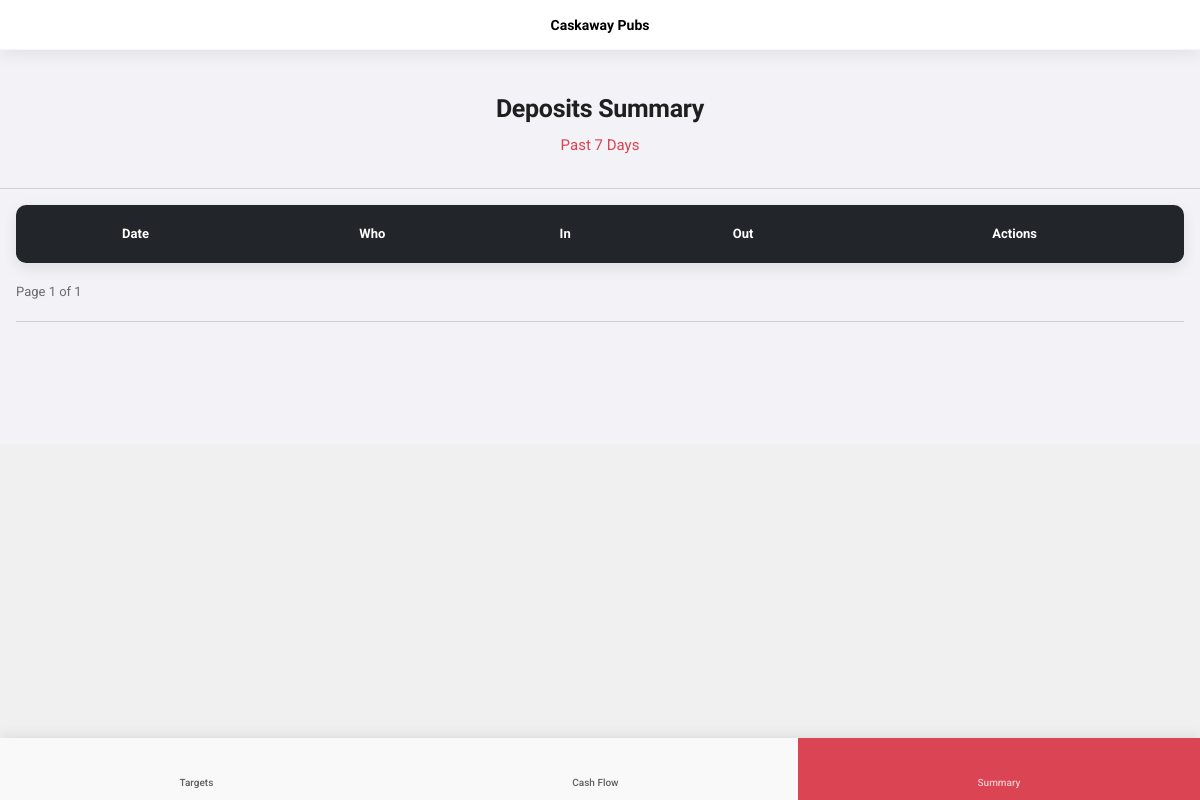
/finance/deposits_summary/ (signed in), run on an earlier commit of the app's database.
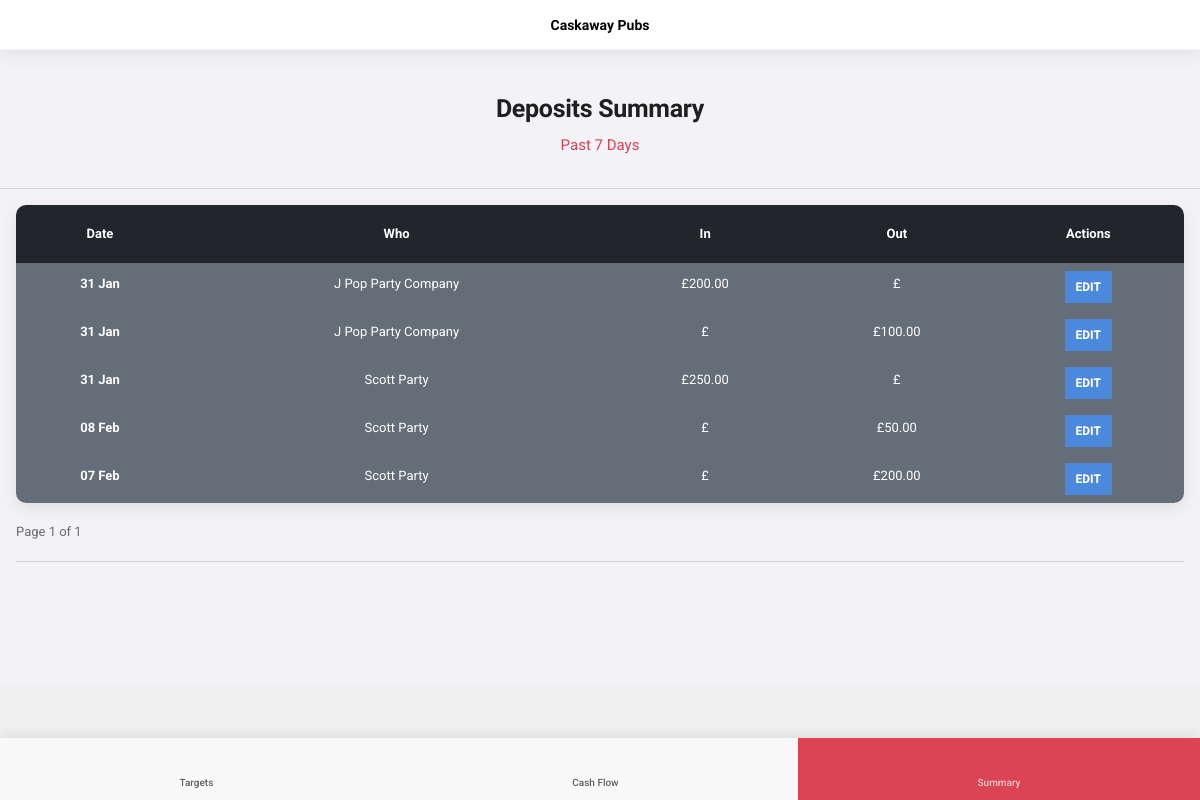
And on a later commit of the database.
### app_finance/models.py (models this page shows, shortened)
class DepositsTaken(models.Model):
    user = models.ForeignKey(User, on_delete=models.CASCADE)
    site = models.ForeignKey(Sites, on_delete=models.CASCADE)
    date = models.ForeignKey(DateTable, on_delete=models.CASCADE)
    who = models.CharField(max_length=255)
    notes = models.TextField()
    amount_in = models.DecimalField(max_digits=10, decimal_places=2)
    class Meta:
        verbose_name_plural = "deposits_taken"
    def __str__(self):
        return f'{self.who}'

class DateTable(models.Model):
    date = models.TextField(db_column='Date', blank=True, null=True)  # Field name made lowercase. This field type is a guess.
    day = models.TextField(db_column='Day', blank=True, null=True)  # Field name made lowercase.
    week = models.IntegerField(db_column='Week', blank=True, null=True)  # Field name made lowercase.
    month = models.IntegerField(db_column='Month', blank=True, null=True)  # Field name made lowercase.
    year = models.IntegerField(db_column='Year', blank=True, null=True)  # Field name made lowercase.
    quarter = models.IntegerField(db_column='Quarter', blank=True, null=True)  # Field name made lowercase.
    class Meta:
        managed = False
        db_table = 'date_table'

class DepositsReturned(models.Model):
    user = models.ForeignKey(User, on_delete=models.CASCADE)
    site = models.ForeignKey(Sites, on_delete=models.CASCADE)
    date = models.ForeignKey(DateTable, on_delete=models.CASCADE)
    who = models.ForeignKey(DepositsTaken, on_delete=models.CASCADE)
    notes = models.TextField()
    amount_out = models.DecimalField(max_digits=10, decimal_places=2)
    class Meta:
        verbose_name_plural = "deposits_returned"

### app_finance/views.py (the view)
# urls.py: path('deposits_summary/', views.deposits_summary, name='deposits-summary'),
@login_required(login_url='login_users')
def deposits_summary(request):
    user = request.user.pk
    site = Sites.objects.get(user_id=user).pk
    q1 = DepositsTaken.objects.filter(site_id=site)
    q2 = DepositsReturned.objects.filter(site_id=site)
    query = list(chain(q1, q2))
    q = sorted(query, key=lambda x: x.id)
    p = Paginator(q, 5)
    page = request.GET.get('page')
    deposits_pages = p.get_page(page)
    context = {
        'deposits_pages': deposits_pages,
        'navbar': 'summary',
    }
    return render(request, "app_finance/deposits_summary.html", context)

### app_finance/models.py (called while the page is built)
    def __str__(self):
        return self.type

    def __str__(self):
        return f'{self.name} - {self.agreement}'

### app_static/context_processors.py (called while the page is built)
def extras(request):
    if 'admin' in request.META['PATH_INFO']:
        return {}
    elif request.user.is_authenticated:
        current_user = request.user
        site = Sites.objects.get(user_id=current_user)
        return {'site': site}
    else:
        return {}

### app_finance/templates/app_finance/deposits_summary.html (shortened to what this page needs)
{% extends "base.html" %}
{% block menuBottom %}
        <div id="footer-bar" class="footer-bar-2">
            <a href="{% url 'targets' %}" class="{% if navbar == 'targets' %}active-nav{% endif %}">
                <i class="fa fa-bullseye"></i><span>Targets</span></a>
            <a href="{% url 'financeHome' %}" class="{% if navbar == 'finance' %}active-nav{% endif %}">
                <i class="fa fa-wallet"></i><span>Cash Flow</span><strong></strong></a>
            <a href="#" data-menu="menu-group-summary" class="{% if navbar == 'summary' %}active-nav{% endif %}">
                <i class="fa fa-chart-line"></i><span>Summary</span></a>
        </div>
    {% endblock %}
{% block content %}
    <div class="ps-3 pe-3 mt-4 text-center">
        <h1 class="font-800 font-25 mb-1">Deposits Summary</h1>
        <p class="color-highlight font-15 mt-2">Past 7 Days</p>
    </div>
    <hr>
    <div class="ps-3 pe-3">
    <table class="table table-borderless text-center rounded-sm shadow-l" style="overflow: hidden;">
        <thead>
            <tr>
                <th scope="col" class="bg-night-light border-dark-dark py-3 color-white">Date</th>
                <th scope="col" class="bg-night-light border-dark-dark py-3 color-white">Who</th>
                <th scope="col" class="bg-night-light border-dark-dark py-3 color-white">In</th>
                <th scope="col" class="bg-night-light border-dark-dark py-3 color-white">Out</th>
                <th scope="col" class="bg-night-light border-dark-dark py-3 color-white">Actions</th>
            </tr>
        </thead>
        <tbody class="bg-dark-light">
       {% for x in deposits_pages %}
            <tr>
                <th scope="row">{{ x.date.date|date:"d M" }}</th>
                <td>{{ x.who }}</td>
                <td>&pound;{{ x.amount_in }}</td>
                <td>&pound;{{ x.amount_out }}</td>
                <td><a href="{% url 'update-epos' x.id %}" id="{{ x.id }}" class="btn btn-xxs shadow-sm text-uppercase font-800 bg-blue-dark">Edit</a></td>
            </tr>
        {% endfor %}
        </tbody>
    </table>
    Page {{ deposits_pages.number }} of {{ deposits_pages.paginator.num_pages }}
    <hr>
    <br>
{% endblock %}

### templates/base.html (shortened to what this page needs)
{% load static %}
<!DOCTYPE HTML>
<html lang="en">
<head>
<link rel="stylesheet" type="text/css" href="{% static 'styles/bootstrap.css' %}">
<link rel="stylesheet" type="text/css" href="{% static 'styles/style.css' %}">
<link rel="stylesheet" type="text/css" href="{% static 'fonts/css/fontawesome-all.min.css' %}">
</head>
<body class="theme-light" data-highlight="highlight-red" data-gradient="body-default">
<div id="page">
    {% block menuTop %}
        <div class="header header-fixed header-logo-center">
            <a href="{% url 'index' %}" class="header-title">Caskaway Pubs</a>
            <a href="#" data-back-button class="header-icon header-icon-1"><i class="fas fa-arrow-left"></i></a>
            <a href="#" data-menu="menu-sidebar" class="header-icon header-icon-4"><i class="fa fa-align-left font-12 color-gray-dark"></i></a>
        </div>
    {% endblock %}
    {% block menuBottom %}
    {% endblock %}
    <div class="page-content header-clear-medium">
            {% block content %}
            {% endblock %}
    </div>
</div>
</body>

What changed in the data, as far as the page shows it:
added DepositsTaken: date "31 Jan", who "J Pop Party Company", amount_in "200.00"
added DepositsReturned: date "31 Jan", who "J Pop Party Company", amount_out "100.00"
added DepositsTaken: date "31 Jan", who "Scott Party", amount_in "250.00"
added DepositsReturned: date "08 Feb", who "Scott Party", amount_out "50.00"
added DepositsReturned: date "07 Feb", who "Scott Party", amount_out "200.00"
